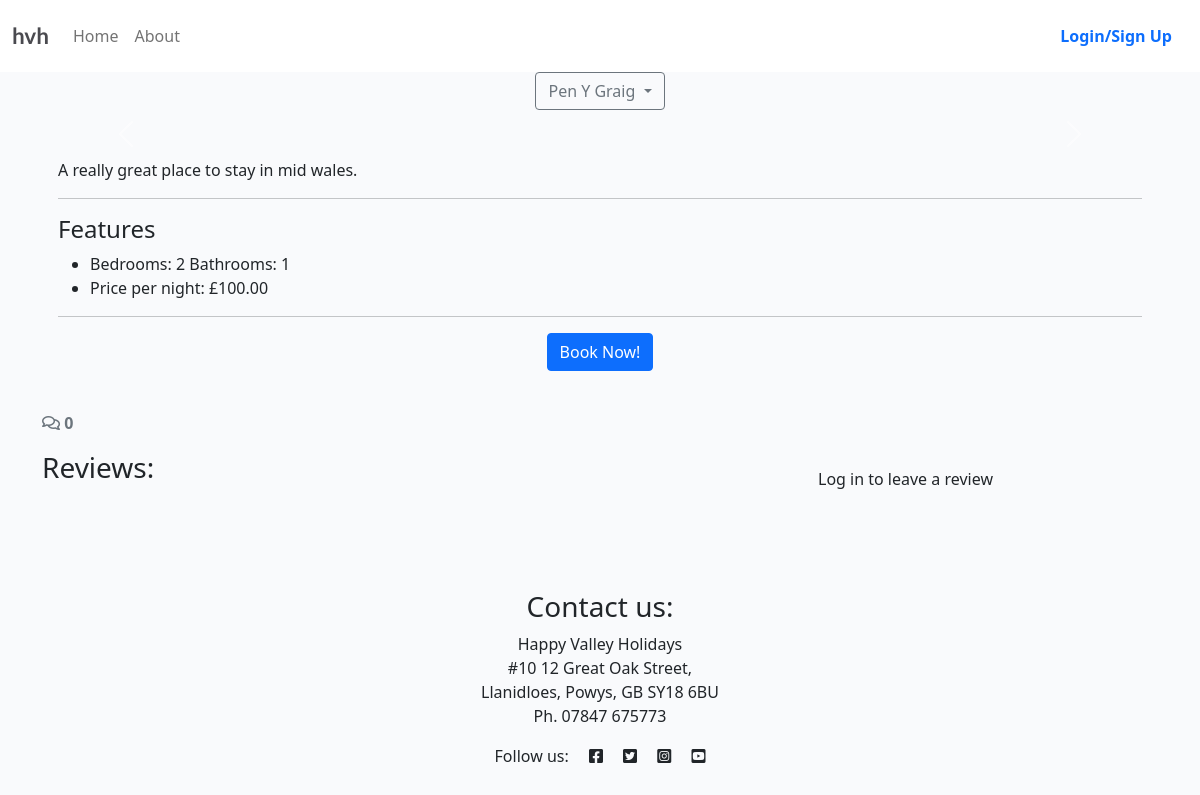
The page /pen-y-graig/ on the database its author committed.
### cottages/models.py (models this page shows, shortened)
class Cottage(models.Model):
    cottage_id = models.CharField(
        primary_key=True,
        max_length=20,
        unique=True,
        blank=False,
        null=False,
    )
    featured_image = models.ImageField(
        upload_to='cottages/featured',
        blank=True,
        null=True,
        default='placeholder'
    )
    description = models.CharField(
        max_length=400,
        blank=True,
        null=True,
        default="Untitled Cottage"
    )
    slug = models.SlugField(max_length=200, blank=True)
    bedrooms = models.IntegerField()
    bathrooms = models.IntegerField()
    max_guests = models.IntegerField()
    price_per_night = models.DecimalField(max_digits=10, decimal_places=2)
    @property
    def pretty_name(self):
        return self.slug.replace('-', ' ').title()

### cottages/views.py (the view)
# urls.py: path('<slug:slug>/', cottage_detail, name='cottage_detail'),
def cottage_detail(request, slug):
    cottage = get_object_or_404(Cottage, slug=slug)
    images = cottage.images.all().order_by('image')
    cottages = Cottage.objects.all()
    reviews_qs = cottage.reviews.filter(
        approved=True
    ).order_by("-created_on")
    review_count = reviews_qs.count()
    paginator = Paginator(reviews_qs, 1)
    page = request.GET.get("page")
    page_obj = paginator.get_page(page)
    if request.method == "POST":
        review_form = ReviewForm(data=request.POST, files=request.FILES)
        if review_form.is_valid():
            review = review_form.save(
                commit=False
            )
            review.guest = request.user
            review.cottage = cottage
            review.save()
    else:
        review_form = ReviewForm()
    context = {
        'cottage': cottage,
        'cottages': cottages,
        'images': images,
        'reviews': page_obj,
        'page_obj': page_obj,
        'is_paginated': page_obj.has_other_pages(),
        'review_count': review_count,
        'review_form': review_form,
    }
    return render(request, 'cottages/cottage_detail.html', context)

### cottages/templates/cottages/cottage_detail.html (shortened to what this page needs)
{% extends 'base.html' %}
{% load static %}
{% load crispy_forms_tags %}
{% block content %}
<div class="container">
    <div class="d-flex justify-content-center mb-4">
      <div class="dropdown">
        <button class="btn btn-outline-secondary dropdown-toggle" type="button" id="cottageDropdown"
            data-bs-toggle="dropdown" aria-expanded="false">
            {{ cottage.pretty_name }}
        </button>
      </div>
    </div>
    <div class="card mb-4">
        <div id="cottageCarousel" class="carousel slide" data-bs-ride="carousel">
          <button class="carousel-control-prev" type="button" data-bs-target="#cottageCarousel" data-bs-slide="prev">
            <span class="carousel-control-prev-icon" aria-hidden="true"></span>
          </button>
          <button class="carousel-control-next" type="button" data-bs-target="#cottageCarousel" data-bs-slide="next">
            <span class="carousel-control-next-icon" aria-hidden="true"></span>
          </button>
        </div>
        <div class="card-body">
            <p class="card-text">{{ cottage.description }}</p>
            <hr>
            <h4 id="features">Features</h4>
            <ul>
                {% if cottage.bedrooms %}<li>Bedrooms: {{ cottage.bedrooms }} Bathrooms: {{ cottage.bathrooms }}</li>{% endif %}
                {% if cottage.price_per_night %}<li>Price per night: £{{ cottage.price_per_night }}</li>{% endif %}
            </ul>
            <hr>
            <div class="text-center">
                  <a href="{% url 'reservation_new' %}?cottage={{ cottage.id }}" class="btn btn-primary">
                    Book Now!
                  </a>
            </div>
        </div>
    </div>
</div>
<div class="container">
  <div class="row">
    <div class="col-12">
      <strong class="text-secondary">
        <i class="far fa-comments"></i> {{ review_count }}
      </strong>
    </div>
  </div>
  <div class="row">
    <div id="reviews-section" class="col-md-8 card mb-4  mt-3 ">
      <h3>Reviews:</h3>
      <div class="card-body">
      </div>
    </div>
    <div class="col-md-4 card mb-4 mt-3">
      <div class="card-body">
        {% if user.is_authenticated %}
          <h3>Leave a review:</h3>
          <p>Posting as: {{ user.username }}</p>
          <form id="reviewForm"
            method="post"
            enctype="multipart/form-data"
            data-slug="{{ cottage.slug }}"
            style="margin-top: 1.3em;">
            {{ review_form | crispy }}
            {% csrf_token %}
            <button id="submitButton" type="submit"
              class="btn btn-signup btn-lg">Submit</button>
          </form>
        {% else %}
          <p>Log in to leave a review</p>
        {% endif %}
      </div>
    </div>
  </div>
</div>
{% endblock content %}

### static/css/style.css (style rules this page uses)
body { background-color: #F9FAFC; }
.main-bg { background-color: #F9FAFC; }
.card { border: none; background-color: transparent; }
html { scroll-behavior: smooth; }

### templates/base.html (style rules this page uses)
html { scroll-behavior: smooth; }

### rows shown on the page
Cottage: pretty_name "Pen Y Graig", description "A really great place to stay in mid wales.", bedrooms "2", bathrooms "1", price_per_night "100.00"

### other values the page prints
{{ review_count }} "0"
